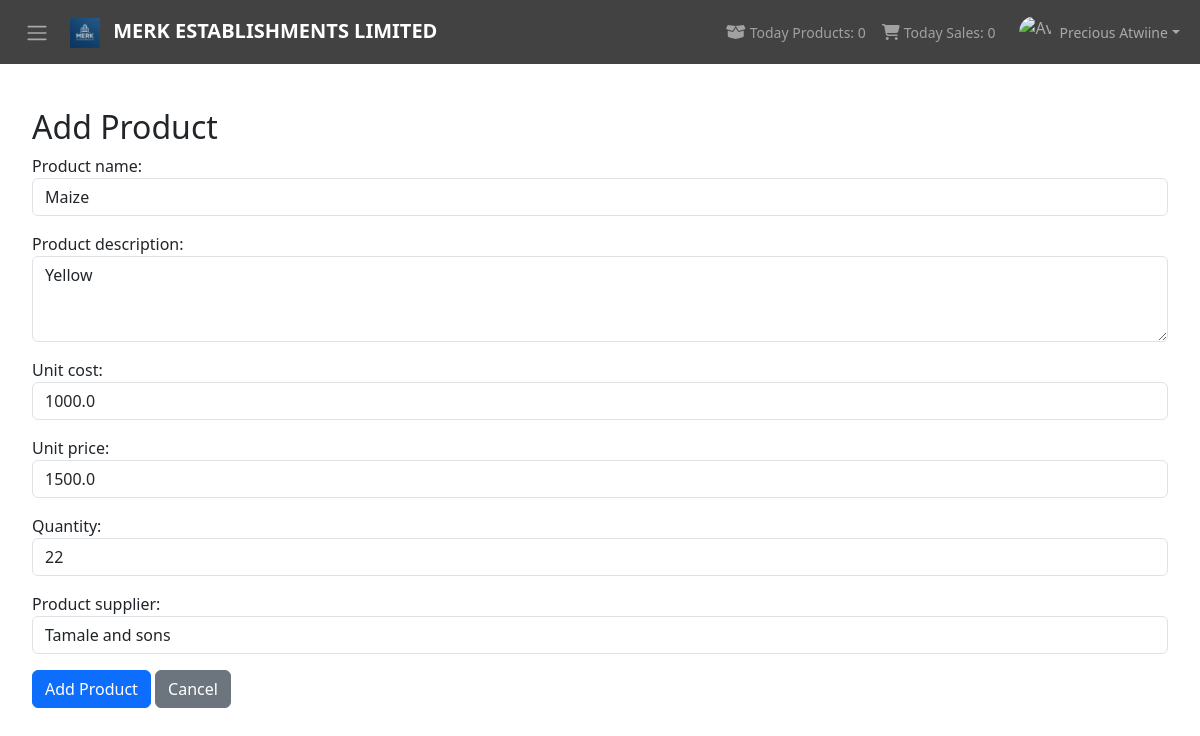
Page /products/1/edit/ (signed in) on the committed database.
### home/models.py (models this page shows, shortened)
class Stock(models.Model):
    product_name = models.CharField(max_length=100)
    product_description = models.TextField(null=False,blank=False)
    unit_cost = models.FloatField(default=0)
    unit_price = models.FloatField(default=0)
    quantity = models.IntegerField(default=0)
    product_supplier = models.TextField(max_length=100)
    date = models.DateField(auto_now_add=True)

### home/views.py (the view)
# urls.py: path('products/<int:pk>/edit/', views.edit_product, name='edit_product'),
@login_required
def edit_product(request, pk):
    product = get_object_or_404(Stock, pk=pk)
    if request.method=='POST':
        form = ProductForm(request.POST, instance=product)
        if form.is_valid():
            form.save()
            messages.success(request, 'Product updated successfully!')
            return redirect('home:products')
    else:
        form = ProductForm(instance=product)
    return render(request, 'add_product.html', {'form': form})

### home/forms.py
class ProductForm(forms.ModelForm):
    class Meta:
        model = Stock
        fields = ['product_name','product_description','unit_cost','unit_price','quantity','product_supplier']
        widgets = {
            'product_name': forms.TextInput(attrs={'class':'form-control'}),
            'product_description': forms.Textarea(attrs={'class':'form-control','rows':3}),
            'unit_cost': forms.NumberInput(attrs={'class':'form-control'}),
            'unit_price': forms.NumberInput(attrs={'class':'form-control'}),
            'quantity': forms.NumberInput(attrs={'class':'form-control'}),
            'product_supplier': forms.TextInput(attrs={'class':'form-control'}),
        }

### home/context_processors.py (called while the page is built)
def ensure_profile(request):
    user = getattr(request, 'user', None)
    if user and user.is_authenticated:
        Profile.objects.get_or_create(user=user)
    return {}

def quick_stats(request):
    try:
        today = timezone.now().date()
        product_count = Stock.objects.count()
        todays_products = Stock.objects.filter(date=today).count()
        todays_sales = Sale.objects.filter(date=today).count()
    except Exception:
        product_count = 0
        todays_products = 0
        todays_sales = 0
    setattr(request, 'product_count', product_count)
    setattr(request, 'todays_products', todays_products)
    setattr(request, 'todays_sales', todays_sales)
    return {
        'product_count': product_count,
        'todays_products': todays_products,
        'todays_sales': todays_sales,
    }

### home/templates/add_product.html (shortened to what this page needs)
{% extends 'base.html' %}
{% block content %}
<h2>Add Product</h2>
<form method="post">
    {{ form.as_p }}
    <button type="submit" class="btn btn-primary">Add Product</button>
    <a href="{% url 'home:products' %}" class="btn btn-secondary">Cancel</a>
</form>
{% endblock %}

### home/templates/base.html (shortened to what this page needs)
<!DOCTYPE html>
{% load static%}
<html lang="en">
<head>
    <link href="https://cdn.jsdelivr.net/npm/bootstrap@5.3.0/dist/css/bootstrap.min.css" rel="stylesheet">
    <link rel="stylesheet" href="https://cdnjs.cloudflare.com/ajax/libs/font-awesome/6.4.0/css/all.min.css">
</head>
<body>
    <nav class="navbar navbar-expand-lg navbar-dark fixed-top" style="background-color: #424242;">
        <div class="container-fluid">
            {% if request.resolver_match.view_name != 'home:logout' %}
            <button class="btn btn-link text-white me-2" type="button" id="sidebarToggle" aria-label="Toggle sidebar">
                <span class="navbar-toggler-icon"></span>
            </button>
            {% endif %}
            <a class="navbar-brand" href="{% url 'home:view_sales' %}">
    <img src="{% static 'images/logo.png' %}" alt="MERK ESTABLISHMENTS LIMITED" height="30">
    <span class="ms-2">MERK ESTABLISHMENTS LIMITED</span>
</a>
            <div class="collapse navbar-collapse" id="navbarNav">
                <ul class="navbar-nav ms-auto align-items-center">
                    {% if request.user.is_authenticated %}
                    <li class="nav-item d-none d-lg-flex me-3">
                        <span class="nav-link p-0 text-white-50 d-flex align-items-center">
                            <span class="me-3 d-flex align-items-center">
                                <i class="fas fa-box-open me-1"></i>
                                <span class="small">Today Products: {{ todays_products|default:"0" }}</span>
                            </span>
                            <span class="d-flex align-items-center">
                                <i class="fas fa-shopping-cart me-1"></i>
                                <span class="small">Today Sales: {{ todays_sales|default:"0" }}</span>
                            </span>
                        </span>
                    </li>
                    <li class="nav-item dropdown">
                        <a class="nav-link dropdown-toggle d-flex align-items-center" href="#" id="userDropdown" role="button" data-bs-toggle="dropdown" aria-expanded="false">
                            {% with avatar=request.user.profile.avatar %}
                                {% if avatar %}
                                    <img src="{{ avatar.url }}" alt="Avatar" class="rounded-circle me-2" style="width:32px;height:32px;object-fit:cover;">
                                {% else %}
                                    <span class="d-inline-flex rounded-circle bg-light me-2" style="width:32px;height:32px;align-items:center;justify-content:center;">
                                        <i class="fas fa-user text-secondary" style="font-size:14px;"></i>
                                    </span>
                                {% endif %}
                            {% endwith %}
                            <span class="small">{{ request.user.get_full_name|default:request.user.username }}</span>
                        </a>
                    </li>
                    {% endif %}
                </ul>
            </div>
        </div>
    </nav>
    <div class="main-content">
        <div class="container-fluid">
            <div class="d-flex justify-content-between align-items-center mb-4">
            </div>
            {% block content %}{% endblock %}
        </div>
    </div>
</body>
</html>

### home/templates/base.html (style rules this page uses)
body { padding-top: 56px; }
.main-content { margin-left: 0; padding: 20px; transition: margin-left .25s ease; }
.navbar-brand { font-weight: bold; }

### rows in the picture
Stock: product_name "Maize", product_description "Yellow", unit_cost "1000.0", unit_price "1500.0", quantity "22", product_supplier "Tamale and sons"

### other values in the picture
{{ todays_products|default:"0" }} "0"
{{ todays_sales|default:"0" }} "0"
{{ request.user.get_full_name|default:request.user.username }} "Precious Atwiine"
